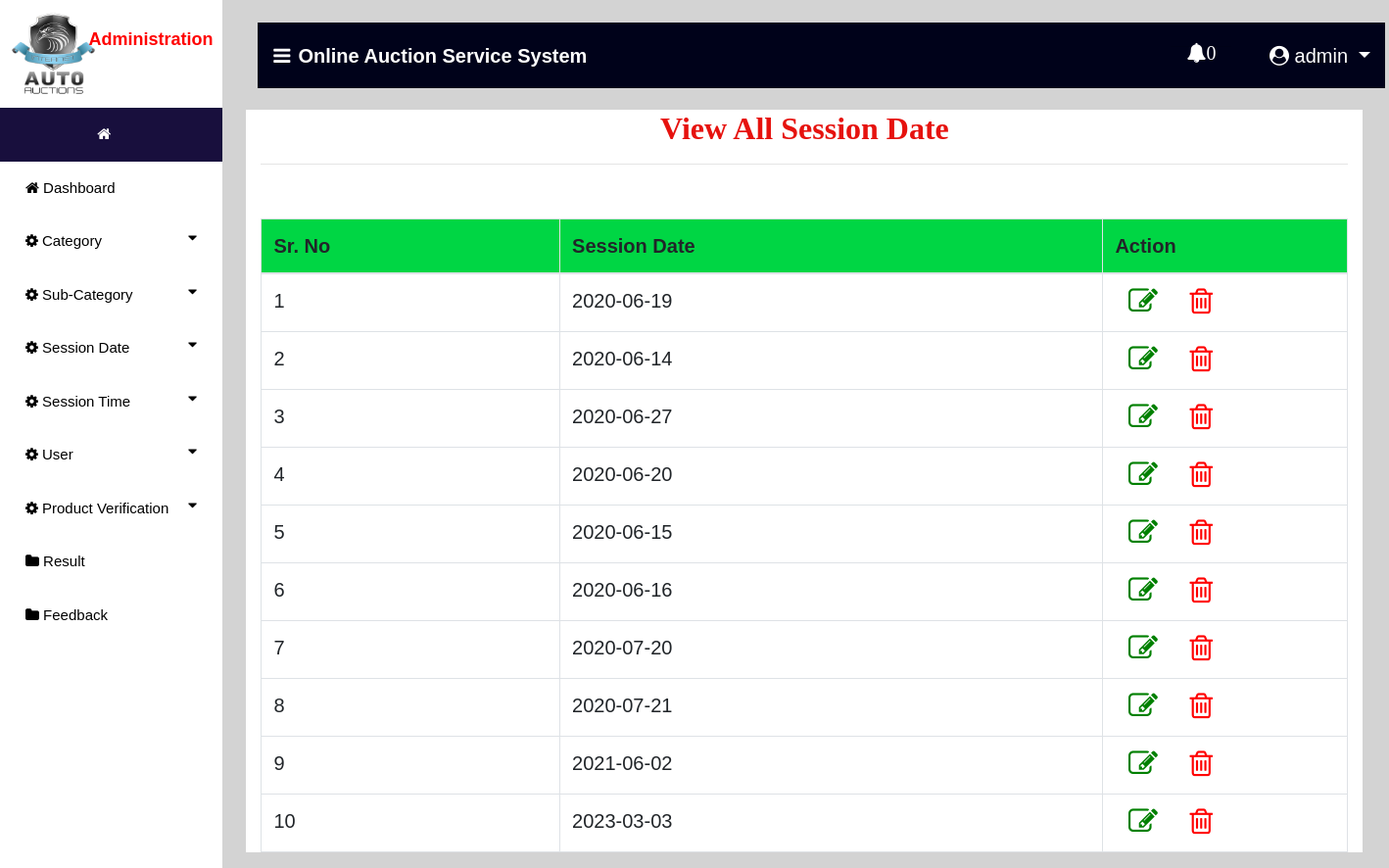
The page /view_session_date (signed in) on the database its author committed.
### auction/models.py (models this page shows, shortened)
class Session_date(models.Model):
    date = models.CharField(max_length=30,null=True)

### auction/views.py (the view)
# urls.py: path('view_session_date', view_session_date, name='view_session_date'),
def view_session_date(request):
    if not request.user.is_staff:
        return redirect('login_user')
    new2 = new()
    count = 0
    if new2:
        count += 1
    user1 = User.objects.get(id=request.user.id)
    pro = ""
    try:
        pro = Bidder.objects.get(user=user1)
        if pro:
            error = "pat"
    except:
        pro = Auction_User.objects.get(user=user1)
    cat = Session_date.objects.all()
    d = {'error':error,'pro':pro,'data':pro,'date1':cat,'count':count,'new2':new2}
    return render(request,'view_session_date.html',d)

### auction/views.py (called while the page is built)
def new():
    status = Status.objects.get(status="pending")
    new_pro = Product.objects.filter(status=status)
    return new_pro

### auction/templates/view_session_date.html (shortened to what this page needs)
{% extends 'navigation3.html' %}
{% block body1 %}
 <div class="container" style="background:white">
<center><h2 style = "font-family : 'Monotype Corsiva' ; color : #E6120E ; font-weight : bold;margin-top:2%">View All Session Date</h2></center><hr>
<table class="table table-bordered" id="myTable">
  <thead>
  <tr>
    <th>Sr. No</th>
    <th>Session Date</th>
    <th style="width:250px">Action</th>
  </tr>
  </thead>
   <tbody>
{% for i in date1 %}
  <tr>
      <td>{{forloop.counter}}</td>
    <td>{{i.date}}</td>
      <td><a href="{% url 'edit_session_date' i.id %}"> <i style="font-size:30px;color:green;margin-left:6%" class="fa fa-edit"></i></a>
          <a href="{% url 'delete_session_date' i.id %}">  <i style="font-size:30px;color:red;margin-left:12%" class="fa fa-trash-o" onclick="return confirm('Are you sure?')"></i></a></td>
  </tr>
   {% endfor %}
    </tbody>
</table>
 </div>
{% endblock %}

### auction/templates/navigation3.html (shortened to what this page needs)
{% extends 'navigation2.html' %}
{% block body %}
<nav class="navbar navbar-expand-lg navbar-light" style="margin-left:2%;margin-top:2%;width:99%;background-color:#00021a">
  <a class="navbar-brand" href="#" style="color:white;font-weight:bold"><i class="fa fa-bars" style="margin-right:8px"></i>Online Auction Service System</a>
  {% if request.user.is_staff %}
     <div class="collapse navbar-collapse nav justify-content-end" id="navbarNavDropdown">
      <li class="nav-item dropdown" style="margin-right:3%;color:white;margin-left:600px">
        <a class="nav-link dropdown" style="margin-left:5%;color:white" href="#" id="navbarDropdown" role="button" data-toggle="dropdown" aria-haspopup="true">
          <i class="fa fa-bell" style="top:0;padding-bottom:10px">{{count}}</i>
        </a>
        <hr>
      </li>
  </div>
     {% endif %}
  <div class="collapse navbar-collapse nav justify-content-end" id="navbarNavDropdown">
      <li class="nav-item dropdown" style="margin-right:3%;color:white">
        <a class="nav-link dropdown-toggle" style="color:white;margin-left:5%" href="#" id="navbarDropdown" role="button" data-toggle="dropdown" aria-haspopup="true" aria-expanded="false">
          <i class="fa fa-user-circle"></i> {{request.user.username}}
        </a>
      </li>
  </div>
 </nav>
{% block body1 %}
{% endblock %}
{% endblock %}

### auction/templates/navigation2.html (style rules this page uses)
thead { background:#00d644; }
body { font-family: "Lato", sans-serif; }
body { margin:0;font-family:Arial }
.dropdown { float:right; }

### rows shown on the page
Session_date: date "2020-06-19"
Session_date: date "2020-06-14"
Session_date: date "2020-06-27"
Session_date: date "2020-06-20"
Session_date: date "2020-06-15"
Session_date: date "2020-06-16"
Session_date: date "2020-07-20"
Session_date: date "2020-07-21"
Session_date: date "2021-06-02"
Session_date: date "2023-03-03"

### other values the page prints
{{ count }} "0"
{{ request.user.username }} "admin"
